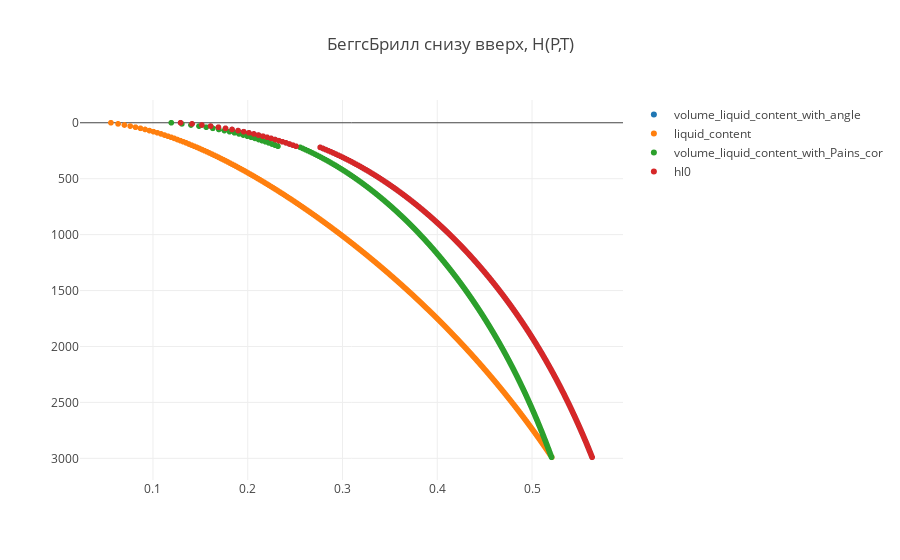

The notebook cell saved with this chart:
### Code cell
trace1 = trace(33)
trace2 = trace(37)
trace3 = trace(49)
trace4 = trace(53)
data = [trace1, trace2, trace3, trace4]

plot()

### Figure 1 — Plotly figure (JSON) as saved in the notebook; plotly's stock layout.template omitted (floating-point values rounded to 4 significant figures; data arrays with more than 128 entries replaced by an {"elided": "..."} marker saying what was removed)
{"data": [{"mode": "markers", "name": "volume_liquid_content_with_angle", "type": "scattergl", "uid": "c57e7009-60ee-4cf1-87e2-311b559ca23b", "x": {"elided": "300 float values"}, "y": {"elided": "300 int values"}}, {"mode": "markers", "name": "liquid_content", "type": "scattergl", "uid": "3ef699a3-fe73-4637-bab7-87c95a2c93ed", "x": {"elided": "300 float values"}, "y": {"elided": "300 int values"}}, {"mode": "markers", "name": "volume_liquid_content_with_Pains_cor", "type": "scattergl", "uid": "79c72e48-36f4-4564-9b85-79fd208fd2c6", "x": {"elided": "300 float values"}, "y": {"elided": "300 int values"}}, {"mode": "markers", "name": "hl0", "type": "scattergl", "uid": "20402edf-e803-4d10-b8c5-f12f9b5eeefa", "x": {"elided": "300 float values"}, "y": {"elided": "300 int values"}}], "layout": {"title": {"text": "БеггсБрилл снизу вверх, H(P,T)"}, "yaxis": {"autorange": "reversed"}}}
